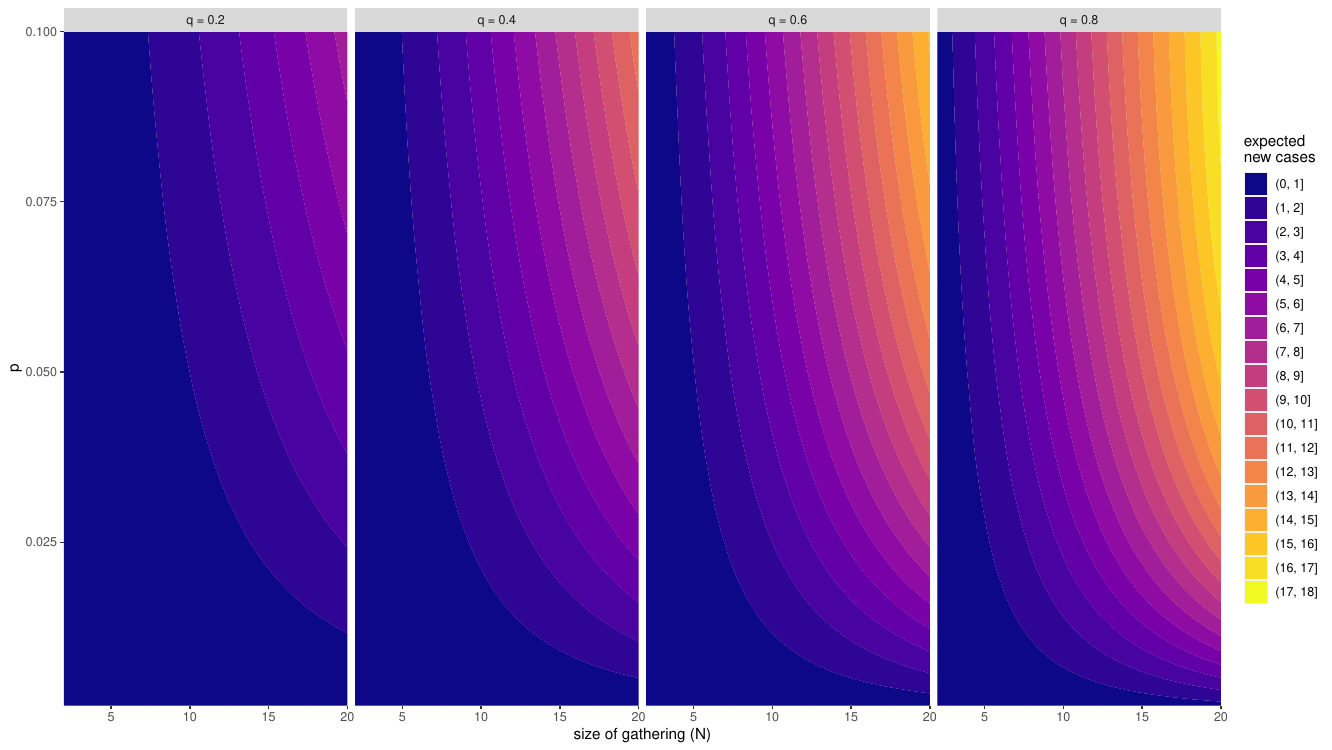

This figure's R source:
# Expected number of cases using exact solution ---------------------------

N <- seq(2, 20, 1)           # size of gatherings
p <- seq(0.001, 0.1, 0.001)  # prevalence of infection
q <- seq(0.2, 0.8, 0.2)      # probability of infection given contact

df <- expand.grid(N = N, p = p, q = q)

df$dI <- with(df, N * (1 - p) * (1 - (1 - q)^(N * p)))

pdf("exact.pdf", height = 7.5, width = 13.33)
ggplot(df, aes(x = N, y = p, z = dI)) +
  facet_grid( ~ q, labeller = labeller(q = q_labs)) +
  geom_contour_filled(binwidth = 1) +
  xlab("size of gathering (N)") + 
  scale_fill_viridis_d(name = "expected\nnew cases", option = "plasma") +
  coord_cartesian(expand = F)
dev.off()


# Number needed to keep expected new cases below 1 ------------------------

p <- seq(0.0001, 0.1, 0.0001)  # prevalence of infection
q <- seq(0.2, 0.8, 0.2)        # probability of infection given contact

f <- function(x, p, q) x * (1 - p) * (1 - (1 - q)^(x * p)) - 1

df <- expand.grid(p = p, q = q)
df$N <- mapply(function(p, q) uniroot(f, interval = c(0, 1000), p = p, q = q)$root, df$p, df$q)

pdf("size_limit.pdf", height = 7.5, width = 13.33)
ggplot(df, aes(x = p, y = N, group = factor(q), color = factor(q))) +
  geom_line() + 
  coord_cartesian(expand = F) +
  scale_color_brewer(name = "q") +
  scale_x_log10(labels = function(n) format(n, scientific = FALSE)) +
  scale_y_log10() +
  labs(
    x = "p",
    y = "size of gathering (N)",
    title = "Gathering size limit required to keep expected new cases below 1 (log-log scale)"
  ) +
  theme_classic()
dev.off()

